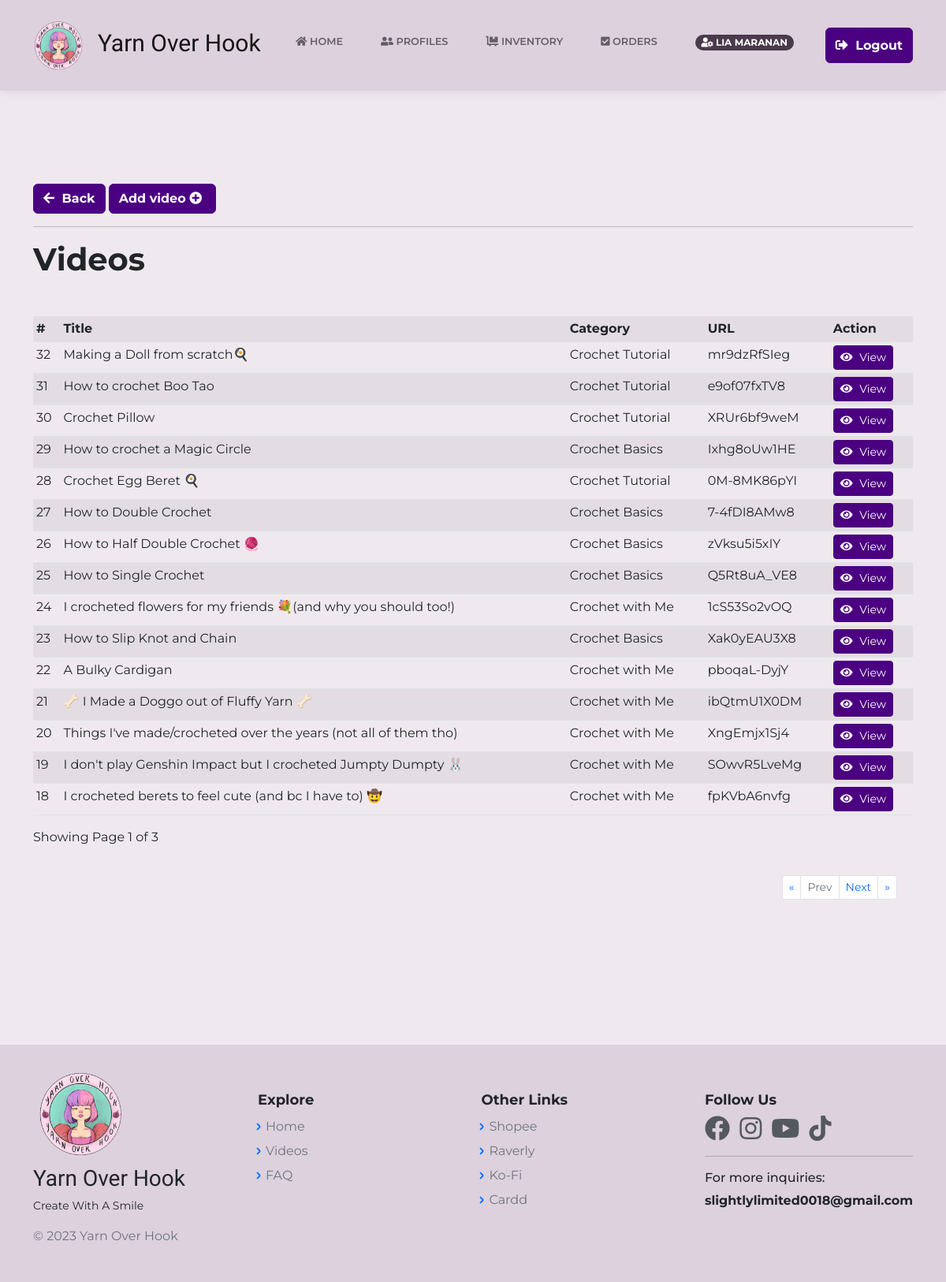
Screenshot of /VideosAdmin.php (signed in) with the database file from the repository.
### tables this page shows
CREATE TABLE `videos` (
  `vid_id` int(11) NOT NULL,
  `vid_title` varchar(255) NOT NULL,
  `vid_desc` varchar(255) NOT NULL,
  `vid_cat` varchar(255) NOT NULL,
  `vid_url` varchar(255) NOT NULL,
  `created_at` timestamp NOT NULL DEFAULT current_timestamp() ON UPDATE current_timestamp()
);

### VideosAdmin.php (the view, shortened to what this page needs)
<?php
    include("includes/dbh.inc.php");
    require 'layouts/Header.php';
    if (isset($_GET['page'])) {
        $pageno = $_GET['page'];
    } else {
        $pageno = 1;
    }
    $no_of_records_per_page = 15;
    $offset = ($pageno-1) * $no_of_records_per_page;
    $total_pages_sql = "SELECT COUNT(*) FROM videos";
    $result_page = mysqli_query($con, $total_pages_sql);
    $total_rows = mysqli_fetch_array($result_page)[0];
    $total_pages = ceil($total_rows / $no_of_records_per_page);
	$vid = "SELECT * FROM videos ORDER BY vid_id DESC LIMIT $offset, $no_of_records_per_page";
	$result = mysqli_query($con, $vid);
	$videos = mysqli_fetch_all($result, MYSQLI_ASSOC);
?>
<body class="d-flex flex-column min-vh-100">
<?php require 'layouts/nav.php';?>
<main class="page blog-post">
        <section class="clean-block clean-post dark" style="background-color:#efe9ef;">
            <div class="container my-5">
            <button class="btn btn-primary pull-right" type="button" style="font-weight:bold;border-color:indigo;background:indigo;"><a href="HomePage.php" style="text-decoration:none;color:white;"><i class="fa fa-arrow-left"></i> Back </a></button>
            <button class="btn btn-outline-primary text-truncate float-none float-sm-none add-another-btn" type="button" style="border-color:indigo;background:indigo; color:white; font-weight:bold;"><a  href="AddVideo.php" style="color:white; text-decoration:none;"> Add video <i class="fas fa-plus-circle edit-icon"></i></a></button><hr>
                <h1 style="font-weight:bold;"> Videos </h1>
                <table class="table table-striped table-hover table-sm mt-5">
                    <tr>
                        <th> # </th>
                        <th> Title </th>
                        <th> Category </th>
                        <th> URL </th>
                        <th> Action </th>
                    </tr>
                    <?php foreach($videos as $video): ?>
                        <tr><td> <?php echo $video['vid_id']; ?> </td>
                        <td> <?php echo $video['vid_title']; ?> </td>
                        <td> <?php echo $video['vid_cat']; ?> </td>
                        <td> <?php echo $video['vid_url']; ?> </td>
                        <td> <a class="btn btn-sm btn-primary" href="Video.php?id=<?php echo $video['vid_id'] ?>" role="button" style="border-color:indigo;background:indigo;"><i class="fas fa-eye"></i> View</a> </td></tr>
                    <?php endforeach; ?>
                </table>
                <p> Showing Page <?php echo $pageno ?> of <?php echo $total_pages ?> </p>
                <nav>
                    <ul class="pagination pagination-sm justify-content-end flex-wrap">
                        <li class="page-item">
                            <a class="page-link" aria-label="Previous" href="?page=1"><span aria-hidden="true">«</span></a>
                        </li>
                        <li class="page-item <?php if($pageno <= 1){ echo 'disabled'; } ?>">
                            <a class="page-link" href="<?php if($pageno <= 1){ echo '#'; } else { echo "?page=".($pageno - 1); } ?>">Prev</a>
                        </li>
                        <li class="page-item <?php if($pageno >= $total_pages){ echo 'disabled'; } ?>">
                            <a class="page-link" href="<?php if($pageno >= $total_pages){ echo '#'; } else { echo "?page=".($pageno + 1); } ?>">Next</a>
                        </li>
                        <li class="page-item">
                            <a class="page-link" aria-label="Next" href="?page=<?php echo $total_pages; ?>"><span aria-hidden="true">»</span></a>
                        </li>
                    </ul>
                </nav>
            </div>
        </section>
    </main>
<?php require 'layouts/Footer.php';?>

### assets/css/main.css (style rules this page uses)
body { background-color: #efe9ef !important; padding-top: 85px; }
nav { padding: 20px; }
.container { animation: transitionInContainer 0.50s; }

### assets/css/Profile-Edit-Form-styles.css (style rules this page uses)
hr { height: 2px; }

### assets/css/Profile-Edit-Form.css (style rules this page uses)
hr { height: 2px; }

### assets/css/ProfileEdit1.css (style rules this page uses)
hr { height: 2px; }

### assets/css/ProfileEdit2.css (style rules this page uses)
hr { height: 2px; }

### rows the page displays
videos: vid_id "32", vid_title "Making a Doll from scratch🍳", vid_cat "Crochet Tutorial", vid_url "mr9dzRfSIeg"
videos: vid_id "31", vid_title "How to crochet Boo Tao", vid_cat "Crochet Tutorial", vid_url "e9of07fxTV8"
videos: vid_id "30", vid_title "Crochet Pillow", vid_cat "Crochet Tutorial", vid_url "XRUr6bf9weM"
videos: vid_id "29", vid_title "How to crochet a Magic Circle", vid_cat "Crochet Basics", vid_url "Ixhg8oUw1HE"
videos: vid_id "28", vid_title "Crochet Egg Beret 🍳", vid_cat "Crochet Tutorial", vid_url "0M-8MK86pYI"
videos: vid_id "27", vid_title "How to Double Crochet", vid_cat "Crochet Basics", vid_url "7-4fDI8AMw8"
videos: vid_id "26", vid_title "How to Half Double Crochet 🧶", vid_cat "Crochet Basics", vid_url "zVksu5i5xIY"
videos: vid_id "25", vid_title "How to Single Crochet", vid_cat "Crochet Basics", vid_url "Q5Rt8uA_VE8"
videos: vid_id "24", vid_title "I crocheted flowers for my friends 💐(and why you should too!)", vid_cat "Crochet with Me", vid_url "1cS53So2vOQ"
videos: vid_id "23", vid_title "How to Slip Knot and Chain", vid_cat "Crochet Basics", vid_url "Xak0yEAU3X8"
videos: vid_id "22", vid_title "A Bulky Cardigan", vid_cat "Crochet with Me", vid_url "pboqaL-DyjY"
videos: vid_id "21", vid_title "🦴 I Made a Doggo out of Fluffy Yarn 🦴", vid_cat "Crochet with Me", vid_url "ibQtmU1X0DM"
videos: vid_id "20", vid_title "Things I've made/crocheted over the years (not all of them tho)", vid_cat "Crochet with Me", vid_url "XngEmjx1Sj4"
videos: vid_id "19", vid_title "I don't play Genshin Impact but I crocheted Jumpty Dumpty 🐰", vid_cat "Crochet with Me", vid_url "SOwvR5LveMg"
videos: vid_id "18", vid_title "I crocheted berets to feel cute (and bc I have to) 🤠", vid_cat "Crochet with Me", vid_url "fpKVbA6nvfg"

### other values shown
$_SESSION['cust_name'] "LIA MARANAN"
$pageno "1"
$total_pages "3"
